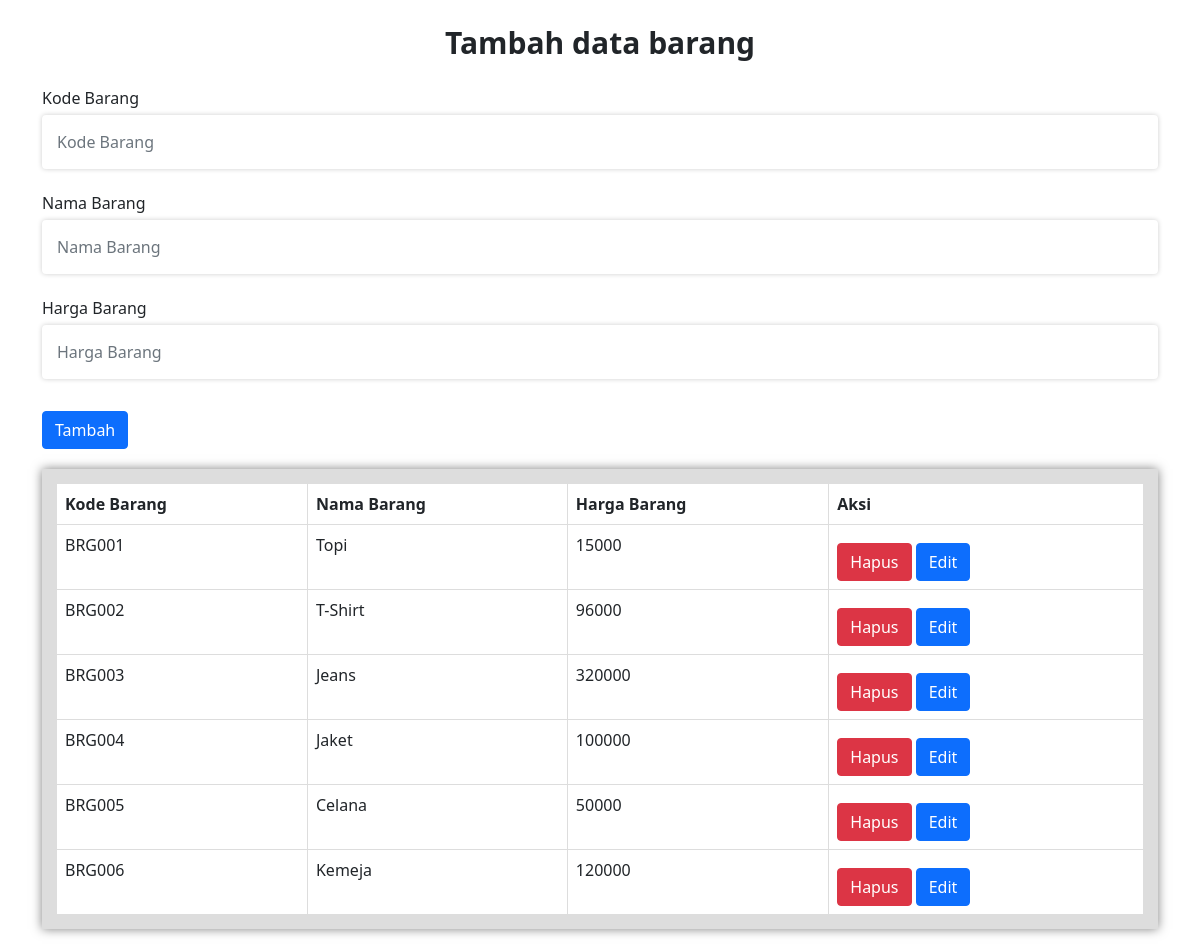
Screenshot of /crud.php with the database file from the repository.
### tables this page shows
CREATE TABLE `barang` (
  `kode_barang` varchar(10) NOT NULL,
  `nama_barang` varchar(50) DEFAULT NULL,
  `harga` int(10) DEFAULT NULL
);

### crud.php (the view, shortened to what this page needs)
<!DOCTYPE html>
<html lang="en">
<head>
  <link rel="stylesheet" href="https://stackpath.bootstrapcdn.com/bootstrap/5.0.0-alpha1/css/bootstrap.min.css">
</head>
<body>
<h1>Tambah data barang</h1>
<div class="container">
  <form action="crud.php" method="post">
    <div class="form-group">
      <label for="kode">Kode Barang</label>
      <input type="text" class="form-control" id="kode" name="kode" placeholder="Kode Barang">
      <label for="nama">Nama Barang</label>
      <input type="text" class="form-control" id="nama" name="nama" placeholder="Nama Barang">
    </div>
    <div class="form-group">
      <label for="harga">Harga Barang</label>
      <input type="text" class="form-control" id="harga" name="harga" placeholder="Harga Barang">
    </div>
    <button type="submit" class="btn btn-primary" name="tambah">Tambah</button>
  </form>
</div>
<div class="editbarang">
<?php
include('proses_crud.php');
?>
<div class="container">
  <table class="table table-bordered">
    <thead>
      <tr>
        <th scope="col">Kode Barang</th>
        <th scope="col">Nama Barang</th>
        <th scope="col">Harga Barang</th>
        <th scope="col">Aksi</th>
      </tr>
    </thead>
    <tbody>
      <?php
      $sql="SELECT * FROM barang";
      $result=mysqli_query($conn,$sql);
      while($row=mysqli_fetch_assoc($result)){
      ?>
      <tr>
        <td><?php echo $row['kode_barang']; ?></td>
        <td><?php echo $row['nama_barang']; ?></td>
        <td><?php echo $row['harga']; ?></td>
        <td>
          <a href="crud.php?hapus=<?php echo $row['kode_barang']; ?>" class="btn btn-danger">Hapus</a>
          <a href="crud.php?edit=<?php echo $row['kode_barang']; ?>" class="btn btn-primary" data-toggle="modal" data-target="#editbarang">Edit</a>
        </td>
      </tr>
      <?php
      }
      ?>
    </tbody>
  </table>
</html>

### crud.php (style rules this page uses)
.container { margin-top: 20px; }
.container table { margin-top: 5px; box-shadow: 0 0 10px rgba(0,0,0,0.5); border: 15px solid #ddd; }
.btn { margin-top: 10px; left: 50%; }
input,input[type="text"] { width: 100%; padding: 15px; margin: 5px 0 22px 0; display: inline-block; border: none; background: white; box-shadow: 0 0 5px 0 rgba(0,0,0,0.2); }
h1 { text-align: center; font-size: 30px; font-weight: 600; margin-top: 25px; margin-bottom: 25px; }

### rows the page displays
barang: kode_barang "BRG001", nama_barang "Topi", harga "15000"
barang: kode_barang "BRG002", nama_barang "T-Shirt", harga "96000"
barang: kode_barang "BRG003", nama_barang "Jeans", harga "320000"
barang: kode_barang "BRG004", nama_barang "Jaket", harga "100000"
barang: kode_barang "BRG005", nama_barang "Celana", harga "50000"
barang: kode_barang "BRG006", nama_barang "Kemeja", harga "120000"
